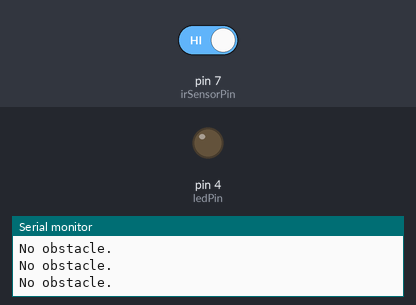
Bench run of a sketch on a simulated Arduino Uno, built with avr-gcc and run on an emulated ATmega328P. On the bench: output pins drawn as LEDs (lit = HIGH), the last lines printed to the serial monitor. The inputs (shaded band) are chosen by the test bench; at power-on: pin 7 (irSensorPin) HIGH.

Above: at 1.2 s.
1.3 s: pin 7 (irSensorPin) driven LOW
At 2.3 s:
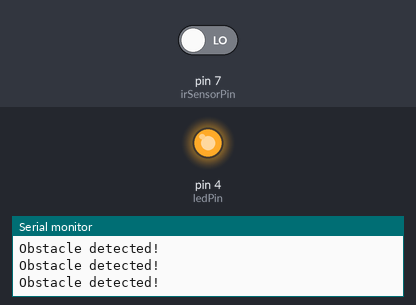
2.8 s: pin 7 (irSensorPin) driven HIGH
At 3.5 s:
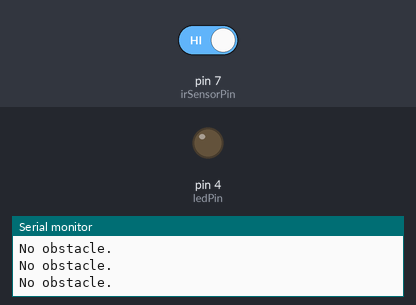
Timing chart, 0 to 5.8 s (numbered marks = the images above; inputs shaded):
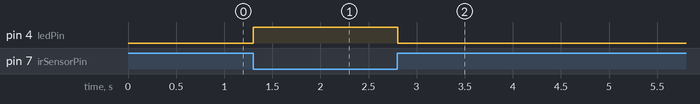

The sketch:

IR_Obstacles_detection.ino
```cpp
// CODE__BY__rajat_rjx
const int irSensorPin = 7;
const int ledPin = 4;

void setup() {
  pinMode(irSensorPin, INPUT);
  pinMode(ledPin, OUTPUT);
  Serial.begin(9600);
}

void loop() {
  int sensorValue = digitalRead(irSensorPin);
  if (sensorValue == LOW) {

    digitalWrite(ledPin, HIGH);
    Serial.println("Obstacle detected!");
  } else {

    digitalWrite(ledPin, LOW);
    Serial.println("No obstacle.");
  }

  delay(100);
}
```

Measured:
- after the input at 1.3 s, pin 4 (ledPin): LOW → HIGH at once
- after the input at 2.8 s, pin 4 (ledPin): HIGH → LOW at once
